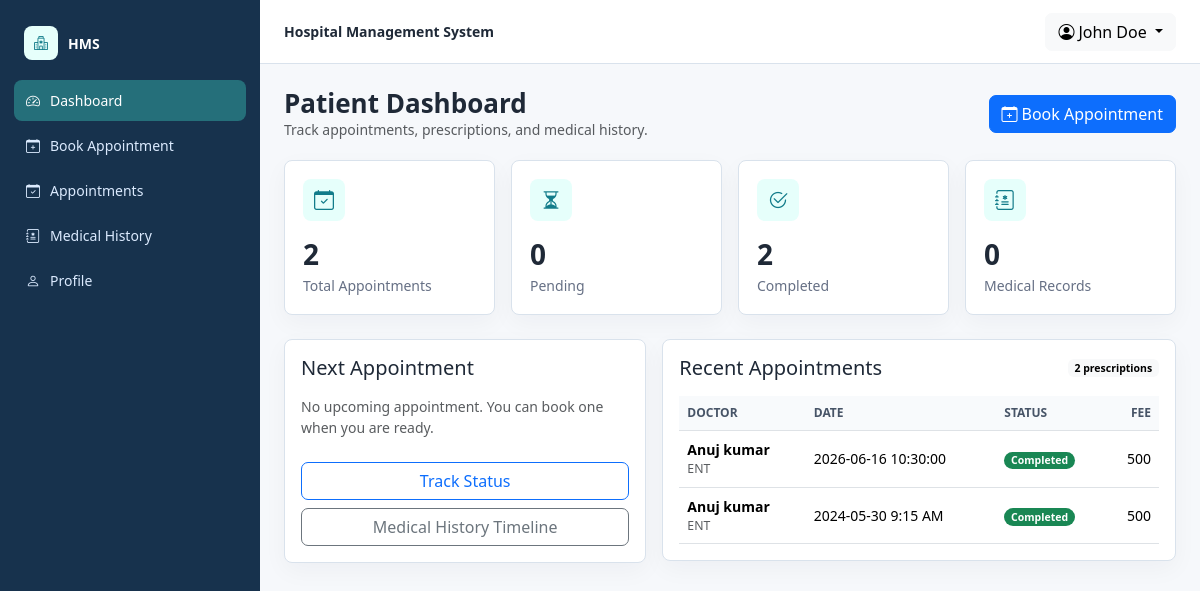
/hms/dashboard.php (signed in), run on the app's committed database.
### tables this page shows
CREATE TABLE `users` (
  `id` int(11) NOT NULL,
  `fullName` varchar(255) DEFAULT NULL,
  `address` longtext DEFAULT NULL,
  `city` varchar(255) DEFAULT NULL,
  `gender` varchar(255) DEFAULT NULL,
  `email` varchar(255) DEFAULT NULL,
  `password` varchar(255) NOT NULL,
  `regDate` timestamp NULL DEFAULT current_timestamp(),
  `updationDate` timestamp NULL DEFAULT NULL ON UPDATE current_timestamp()
);

CREATE TABLE `appointment` (
  `id` int(11) NOT NULL,
  `doctorSpecialization` varchar(255) DEFAULT NULL,
  `doctorId` int(11) DEFAULT NULL,
  `userId` int(11) DEFAULT NULL,
  `consultancyFees` int(11) DEFAULT NULL,
  `appointmentDate` varchar(255) DEFAULT NULL,
  `appointmentTime` varchar(255) DEFAULT NULL,
  `postingDate` timestamp NULL DEFAULT current_timestamp(),
  `userStatus` int(11) DEFAULT NULL,
  `doctorStatus` int(11) DEFAULT NULL,
  `updationDate` timestamp NULL DEFAULT NULL ON UPDATE current_timestamp(),
  `status` enum('Pending','Approved','Completed','Cancelled') NOT NULL DEFAULT 'Pending',
  `status_updated_at` datetime DEFAULT NULL,
  `status_updated_by` varchar(80) DEFAULT NULL,
  `reschedule_reason` varchar(255) DEFAULT NULL,
  `cancel_reason` varchar(255) DEFAULT NULL
);

CREATE TABLE `doctors` (
  `id` int(11) NOT NULL,
  `specilization` varchar(255) DEFAULT NULL,
  `doctorName` varchar(255) DEFAULT NULL,
  `address` longtext DEFAULT NULL,
  `docFees` varchar(255) DEFAULT NULL,
  `contactno` bigint(11) DEFAULT NULL,
  `docEmail` varchar(255) DEFAULT NULL,
  `password` varchar(255) NOT NULL,
  `creationDate` timestamp NULL DEFAULT current_timestamp(),
  `updationDate` timestamp NULL DEFAULT NULL ON UPDATE current_timestamp()
);

### hms/dashboard.php (the view, shortened to what this page needs)
<?php
include('include/config.php');
$userId = (int) $_SESSION['id'];
$statusExpr = hms_appointment_status_expr($con, 'a');
$stats = array(
    'appointments' => (int) hms_scalar($con, 'SELECT COUNT(*) FROM appointment WHERE userId = ?', 'i', array($userId)),
    'pending' => (int) hms_scalar($con, 'SELECT COUNT(*) FROM appointment a WHERE a.userId = ? AND ' . $statusExpr . ' = "Pending"', 'i', array($userId)),
    'completed' => (int) hms_scalar($con, 'SELECT COUNT(*) FROM appointment a WHERE a.userId = ? AND ' . $statusExpr . ' = "Completed"', 'i', array($userId)),
    'history' => (int) hms_scalar($con, 'SELECT COUNT(*) FROM tblpatient p JOIN users u ON u.email = p.PatientEmail WHERE u.id = ?', 'i', array($userId))
);
$stats['prescriptions'] = hms_table_exists($con, 'prescriptions')
    ? (int) hms_scalar($con, 'SELECT COUNT(*) FROM prescriptions WHERE patient_user_id = ?', 'i', array($userId))
    : 0;
$nextAppointment = hms_fetch_one(
    $con,
    'SELECT a.id, a.appointmentDate, a.appointmentTime, a.doctorSpecialization, ' . $statusExpr . ' AS status_name, d.doctorName
     FROM appointment a
     JOIN doctors d ON d.id = a.doctorId
     WHERE a.userId = ? AND a.appointmentDate >= CURDATE() AND ' . $statusExpr . ' <> "Cancelled"
     ORDER BY a.appointmentDate ASC, a.appointmentTime ASC
     LIMIT 1',
    'i',
    array($userId)
);
$recentAppointments = hms_fetch_all(
    $con,
    'SELECT a.id, a.appointmentDate, a.appointmentTime, a.doctorSpecialization, a.consultancyFees, ' . $statusExpr . ' AS status_name, d.doctorName
     FROM appointment a
     JOIN doctors d ON d.id = a.doctorId
     WHERE a.userId = ?
     ORDER BY a.id DESC
     LIMIT 5',
    'i',
    array($userId)
);
hms_layout_header('Patient Dashboard', 'patient', 'dashboard');
?>
<div class="hms-page-title">
    <div>
        <h1>Patient Dashboard</h1>
        <div class="text-muted">Track appointments, prescriptions, and medical history.</div>
    </div>
    <a class="btn btn-primary" href="book-appointment.php"><i class="bi bi-calendar-plus me-1"></i>Book Appointment</a>
</div>
<div class="row g-3 mb-4">
    <div class="col-12 col-sm-6 col-xl-3">
        <a class="hms-card hms-stat d-block text-reset" href="appointment-history.php">
            <span class="icon"><i class="bi bi-calendar-check"></i></span>
            <div class="value"><?php echo hms_e($stats['appointments']); ?></div>
            <div class="label">Total Appointments</div>
        </a>
    </div>
    <div class="col-12 col-sm-6 col-xl-3">
        <div class="hms-card hms-stat">
            <span class="icon"><i class="bi bi-hourglass-split"></i></span>
            <div class="value"><?php echo hms_e($stats['pending']); ?></div>
            <div class="label">Pending</div>
        </div>
    </div>
    <div class="col-12 col-sm-6 col-xl-3">
        <div class="hms-card hms-stat">
            <span class="icon"><i class="bi bi-check2-circle"></i></span>
            <div class="value"><?php echo hms_e($stats['completed']); ?></div>
            <div class="label">Completed</div>
        </div>
    </div>
    <div class="col-12 col-sm-6 col-xl-3">
        <a class="hms-card hms-stat d-block text-reset" href="manage-medhistory.php">
            <span class="icon"><i class="bi bi-journal-medical"></i></span>
            <div class="value"><?php echo hms_e($stats['history']); ?></div>
            <div class="label">Medical Records</div>
        </a>
    </div>
</div>
<div class="row g-3">
    <div class="col-lg-5">
        <div class="hms-card p-3 h-100">
            <h2 class="h5 mb-3">Next Appointment</h2>
            <?php if ($nextAppointment) { ?>
                <div class="d-flex align-items-start gap-3">
                    <div class="hms-stat p-0" style="min-height:auto">
                        <span class="icon"><i class="bi bi-calendar-event"></i></span>
                    </div>
                    <div>
                        <div class="fw-semibold"><?php echo hms_e($nextAppointment['doctorName']); ?></div>
                        <div class="text-muted"><?php echo hms_e($nextAppointment['doctorSpecialization']); ?></div>
                        <div class="mt-2"><?php echo hms_e($nextAppointment['appointmentDate']); ?> at <?php echo hms_e($nextAppointment['appointmentTime']); ?></div>
                        <div class="mt-2"><?php echo hms_status_badge($nextAppointment['status_name']); ?></div>
                    </div>
                </div>
            <?php } else { ?>
                <div class="text-muted">No upcoming appointment. You can book one when you are ready.</div>
            <?php } ?>
            <div class="mt-4 d-grid gap-2">
                <a class="btn btn-outline-primary" href="appointment-history.php">Track Status</a>
                <a class="btn btn-outline-secondary" href="manage-medhistory.php">Medical History Timeline</a>
            </div>
        </div>
    </div>
    <div class="col-lg-7">
        <div class="hms-card p-3">
            <div class="d-flex justify-content-between align-items-center mb-3">
                <h2 class="h5 mb-0">Recent Appointments</h2>
                <span class="badge text-bg-light"><?php echo hms_e($stats['prescriptions']); ?> prescriptions</span>
            </div>
            <div class="table-responsive">
                <table class="table table-hover align-middle mb-0" data-sortable>
                    <thead>
                    <tr>
                        <th data-sort>Doctor</th>
                        <th data-sort>Date</th>
                        <th data-sort>Status</th>
                        <th class="text-end">Fee</th>
                    </tr>
                    </thead>
                    <tbody>
                    <?php foreach ($recentAppointments as $appointment) { ?>
                        <tr>
                            <td>
                                <div class="fw-semibold"><?php echo hms_e($appointment['doctorName']); ?></div>
                                <div class="small text-muted"><?php echo hms_e($appointment['doctorSpecialization']); ?></div>
                            </td>
                            <td><?php echo hms_e($appointment['appointmentDate']); ?> <?php echo hms_e($appointment['appointmentTime']); ?></td>
                            <td><?php echo hms_status_badge($appointment['status_name']); ?></td>
                            <td class="text-end"><?php echo hms_e($appointment['consultancyFees']); ?></td>
                        </tr>
                    <?php } ?>
                    </tbody>
                </table>
            </div>
        </div>
    </div>
</div>
<?php hms_layout_footer(); ?>

### hms/include/hms_helpers.php (shortened to what this page needs)
<?php
if (!defined('HMS_HELPERS_LOADED')) {
    function hms_e($value)
    {
        return htmlspecialchars((string) $value, ENT_QUOTES, 'UTF-8');
    }
    function hms_stmt($con, $sql, $types = '', $params = array())
    {
        $stmt = mysqli_prepare($con, $sql);
        if ($types !== '' && !empty($params)) {
            $bind = array_merge(array($types), $params);
            $refs = array();
            foreach ($bind as $key => $value) {
                $refs[$key] = &$bind[$key];
            }
            call_user_func_array(array($stmt, 'bind_param'), $refs);
        }
        if (!mysqli_stmt_execute($stmt)) {
            throw new RuntimeException('Database query failed.');
        }
        return $stmt;
    }
    function hms_fetch_all($con, $sql, $types = '', $params = array())
    {
        $stmt = hms_stmt($con, $sql, $types, $params);
        $result = mysqli_stmt_get_result($stmt);
        $rows = array();
        if ($result) {
            while ($row = mysqli_fetch_assoc($result)) {
                $rows[] = $row;
            }
        }
        return $rows;
    }
    function hms_fetch_one($con, $sql, $types = '', $params = array())
    {
        $rows = hms_fetch_all($con, $sql, $types, $params);
        return isset($rows[0]) ? $rows[0] : null;
    }
    function hms_scalar($con, $sql, $types = '', $params = array())
    {
        $row = hms_fetch_one($con, $sql, $types, $params);
        $values = array_values($row);
        return isset($values[0]) ? $values[0] : 0;
    }
    function hms_table_exists($con, $table)
    {
        return (int) hms_scalar(
            $con,
            'SELECT COUNT(*) FROM information_schema.tables WHERE table_schema = DATABASE() AND table_name = ?',
            's',
            array($table)
        ) > 0;
    }
    function hms_column_exists($con, $table, $column)
    {
        return (int) hms_scalar(
            $con,
            'SELECT COUNT(*) FROM information_schema.columns WHERE table_schema = DATABASE() AND table_name = ? AND column_name = ?',
            'ss',
            array($table, $column)
        ) > 0;
    }
    function hms_appointment_status_expr($con, $alias = 'appointment')
    {
        $prefix = $alias ? '`' . $alias . '`.' : '';
        if (hms_column_exists($con, 'appointment', 'status')) {
            return 'COALESCE(NULLIF(' . $prefix . '`status`, ""), CASE WHEN ' . $prefix . '`userStatus` = 0 OR ' . $prefix . '`doctorStatus` = 0 THEN "Cancelled" ELSE "Pending" END)';
        }
        return 'CASE WHEN ' . $prefix . '`userStatus` = 0 OR ' . $prefix . '`doctorStatus` = 0 THEN "Cancelled" ELSE "Pending" END';
    }
    function hms_status_badge($status)
    {
        $status = ucfirst(strtolower((string) $status));
        $classes = array(
            'Pending' => 'text-bg-warning',
            'Approved' => 'text-bg-primary',
            'Completed' => 'text-bg-success',
            'Cancelled' => 'text-bg-secondary'
        );
        $class = isset($classes[$status]) ? $classes[$status] : 'text-bg-light';
        return '<span class="badge rounded-pill ' . $class . '">' . hms_e($status) . '</span>';
    }
    function hms_current_user_name($con, $role)
    {
        $id = isset($_SESSION['id']) ? (int) $_SESSION['id'] : 0;
        if ($role === 'patient') {
            $row = hms_fetch_one($con, 'SELECT fullName FROM users WHERE id = ?', 'i', array($id));
            return $row ? $row['fullName'] : 'Patient';
        }
        return 'Admin';
    }
    function hms_nav_items($role)
    {
        return array(
            array('dashboard', 'Dashboard', 'dashboard.php', 'bi-speedometer2'),
            array('book', 'Book Appointment', 'book-appointment.php', 'bi-calendar-plus'),
            array('appointments', 'Appointments', 'appointment-history.php', 'bi-calendar-check'),
            array('history', 'Medical History', 'manage-medhistory.php', 'bi-journal-medical'),
            array('profile', 'Profile', 'edit-profile.php', 'bi-person')
        );
    }
        ?>
<?php
    function hms_layout_header($title, $role, $active = 'dashboard')
    {
        global $con;
        $name = hms_current_user_name($con, $role);
        $items = hms_nav_items($role);
        ?>
<!doctype html>
<html lang="en">
<head>
    <link href="https://cdn.jsdelivr.net/npm/bootstrap@5.3.3/dist/css/bootstrap.min.css" rel="stylesheet">
    <link href="https://cdn.jsdelivr.net/npm/bootstrap-icons@1.11.3/font/bootstrap-icons.css" rel="stylesheet">
</head>
<body>
<div class="hms-shell">
    <aside class="hms-sidebar">
        <div class="hms-brand"><span class="hms-brand-icon"><i class="bi bi-hospital"></i></span><span>HMS</span></div>
        <nav class="hms-nav">
            <?php foreach ($items as $item) { ?>
                <a class="<?php echo $active === $item[0] ? 'active' : ''; ?>" href="<?php echo hms_e($item[2]); ?>">
                    <i class="bi <?php echo hms_e($item[3]); ?>"></i><span><?php echo hms_e($item[1]); ?></span>
                </a>
            <?php } ?>
        </nav>
    </aside>
    <div class="hms-main">
        <header class="hms-topbar">
            <div class="fw-semibold">Hospital Management System</div>
            <div class="dropdown">
                <button class="btn btn-light dropdown-toggle" type="button" data-bs-toggle="dropdown">
                    <i class="bi bi-person-circle me-1"></i><?php echo hms_e($name); ?>
                </button>
            </div>
        </header>
        <main class="hms-content">
<?php
    }
    function hms_layout_footer($extraScripts = '')
    {
        ?>
        </main>
    </div>
</div>
</body>
</html>
<?php
    }
}
?>

### hms/include/hms_helpers.php (style rules this page uses)
:root { --hms-ink: #1f2937; --hms-muted: #667085; --hms-line: #d9e2ec; --hms-bg: #f6f8fb; --hms-sidebar: #17324d; --hms-sidebar-active: #256f7a; --hms-teal: #127c8a; --hms-amber: #b7791f; }
body { background: var(--hms-bg); color: var(--hms-ink); font-size: 14px; letter-spacing: 0; }
a { text-decoration: none; }
.hms-shell { min-height: 100vh; display: grid; grid-template-columns: 260px minmax(0, 1fr); }
.hms-sidebar { background: var(--hms-sidebar); color: #fff; padding: 18px 14px; position: sticky; top: 0; height: 100vh; }
.hms-brand { display: flex; align-items: center; gap: 10px; padding: 8px 10px 20px; font-weight: 700; }
.hms-brand-icon { width: 34px; height: 34px; border-radius: 8px; background: #e6fffb; color: var(--hms-teal); display: inline-flex; align-items: center; justify-content: center; }
.hms-nav a { color: #dbeafe; display: flex; align-items: center; gap: 10px; padding: 10px 12px; border-radius: 8px; margin-bottom: 4px; }
.hms-nav a.active, .hms-nav a:hover { background: var(--hms-sidebar-active); color: #fff; }
.hms-main { min-width: 0; }
.hms-topbar { background: #fff; border-bottom: 1px solid var(--hms-line); min-height: 64px; display: flex; align-items: center; justify-content: space-between; padding: 0 24px; position: sticky; top: 0; z-index: 10; }
.hms-content { padding: 24px; }
.hms-page-title { display: flex; justify-content: space-between; gap: 16px; align-items: center; margin-bottom: 20px; }
.hms-page-title h1 { font-size: 26px; margin: 0; font-weight: 700; }
.hms-card { background: #fff; border: 1px solid var(--hms-line); border-radius: 8px; box-shadow: 0 8px 24px rgba(16, 24, 40, .04); }
.hms-stat { padding: 18px; min-height: 118px; }
.hms-stat .icon { width: 42px; height: 42px; border-radius: 8px; display: inline-flex; align-items: center; justify-content: center; background: #e6fffb; color: var(--hms-teal); font-size: 20px; }
.hms-stat .value { font-size: 28px; font-weight: 750; margin-top: 12px; }
.hms-stat .label { color: var(--hms-muted); }
.table thead th { color: #475467; background: #f8fafc; font-size: 12px; text-transform: uppercase; white-space: nowrap; }
.table td, .table th { vertical-align: middle; }
.btn { border-radius: 7px; }

### data on the page
users: fullName "John Doe"
appointment: doctorId.doctorName "Anuj kumar", doctorSpecialization "ENT", appointmentDate "2026-06-16", appointmentTime "10:30:00", status "Completed", consultancyFees "500"
appointment: doctorId.doctorName "Anuj kumar", doctorSpecialization "ENT", appointmentDate "2024-05-30", appointmentTime "9:15 AM", status "Completed", consultancyFees "500"

### other printed values
hms_e($item[1]) "Dashboard"
hms_e($item[1]) "Book Appointment"
hms_e($item[1]) "Appointments"
hms_e($item[1]) "Medical History"
hms_e($item[1]) "Profile"
hms_e($stats['appointments']) "2"
hms_e($stats['pending']) "0"
hms_e($stats['completed']) "2"
hms_e($stats['history']) "0"
hms_e($stats['prescriptions']) "2"
